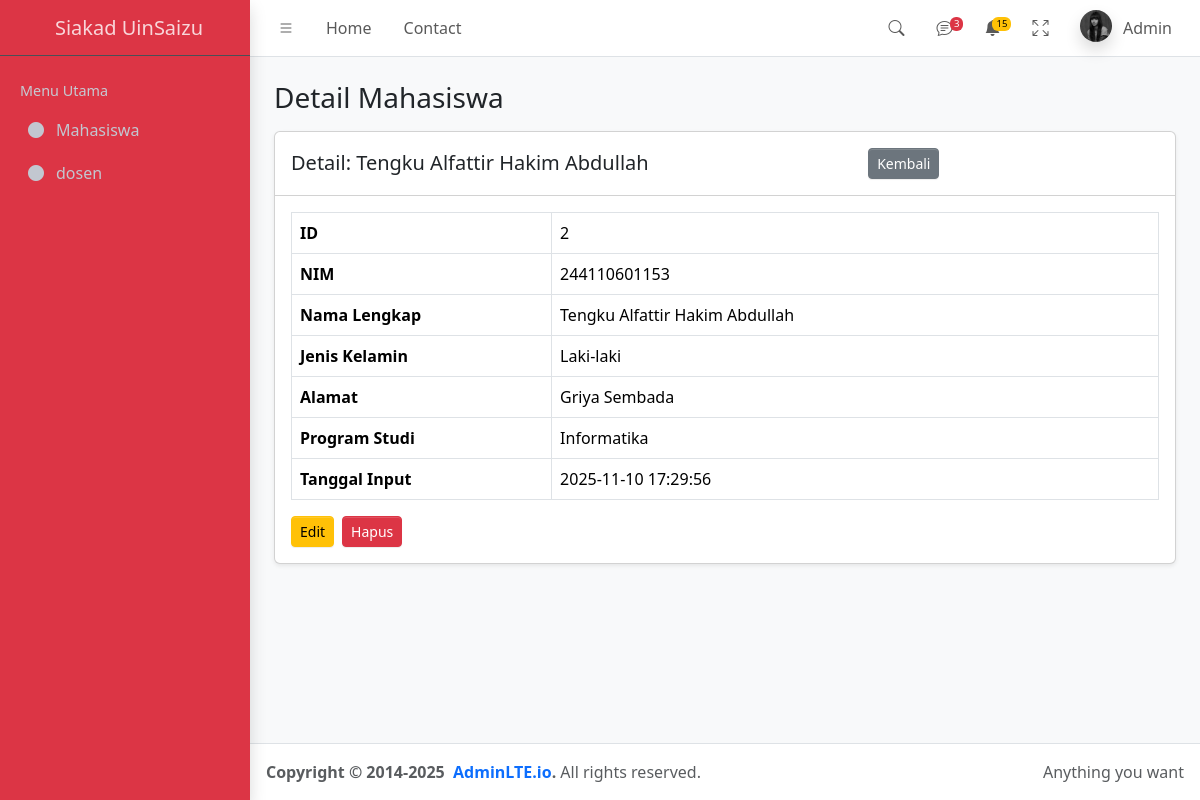
The page /admin/?p=detailmhs&id=2 (signed in) on the database its author committed.
### tables this page shows
CREATE TABLE `mahasiswa` (
  `id` int NOT NULL,
  `nim` varchar(20) NOT NULL,
  `nama` varchar(100) DEFAULT NULL,
  `jenis_kelamin` enum('laki-laki','perempuan') NOT NULL,
  `alamat` text,
  `prodi` int DEFAULT NULL,
  `tanggal` datetime DEFAULT NULL
);

### admin/detailmahasiswa.php (the view, shortened to what this page needs)
<?php
require_once __DIR__ . '/koneksi.php';
$id = (int)($_GET['id'] ?? 0);
$stmt = $koneksi->prepare("SELECT id, nim, nama, jenis_kelamin, alamat, prodi, tanggal FROM mahasiswa WHERE id=?");
$stmt->bind_param("i", $id);
$stmt->execute();
$mhs = $stmt->get_result()->fetch_assoc();
function e($s){ return htmlspecialchars($s ?? '', ENT_QUOTES, 'UTF-8'); }
function jk_label($jk){
  if ($jk === 'laki-laki') return 'Laki-laki';
  return '-';
}
function prodi_label($prodi){
  if ($prodi == 1) return 'Informatika';
  return '-';
}
?>
<div class="content-wrapper p-4">
  <section class="content-header mb-3">
    <h3>Detail Mahasiswa</h3>
  </section>
  <section class="content">
    <div class="card shadow-sm">
      <div class="card-header d-flex justify-content-between align-items-center">
        <h5 class="mb-0">Detail: <?= e($mhs['nama']) ?></h5>
        <a href="./?p=mahasiswa" class="btn btn-secondary btn-sm">Kembali</a>
      </div>
      <div class="card-body">
        <table class="table table-bordered">
          <tr><th width="30%">ID</th><td><?= e($mhs['id']) ?></td></tr>
          <tr><th>NIM</th><td><?= e($mhs['nim']) ?></td></tr>
          <tr><th>Nama Lengkap</th><td><?= e($mhs['nama']) ?></td></tr>
          <tr><th>Jenis Kelamin</th><td><?= e(jk_label($mhs['jenis_kelamin'])) ?></td></tr>
          <tr><th>Alamat</th><td><?= nl2br(e($mhs['alamat'])) ?></td></tr>
          <tr><th>Program Studi</th><td><?= e(prodi_label($mhs['prodi'])) ?></td></tr>
          <tr><th>Tanggal Input</th><td><?= e($mhs['tanggal']) ?></td></tr>
        </table>
        <div class="mt-3 d-flex gap-2">
          <a href="./?p=editmhs&id=<?= $mhs['id'] ?>" class="btn btn-warning btn-sm">Edit</a>
          <a href="./?p=hapusmhs&id=<?= $mhs['id'] ?>" class="btn btn-danger btn-sm"
             onclick="return confirm('Yakin ingin menghapus data ini?')">Hapus</a>
        </div>
      </div>
    </div>
  </section>
</div>

### rows shown on the page
mahasiswa: nama "Tengku Alfattir Hakim Abdullah", id "2", nim "244110601153", jenis_kelamin "Laki-laki", alamat "Griya Sembada", prodi "Informatika", tanggal "2025-11-10 17:29:56"
